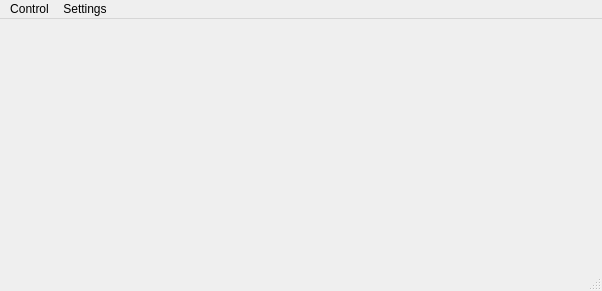
<?xml version="1.0" encoding="UTF-8"?>
<ui version="4.0">
 <class>MainWindow</class>
 <widget class="QMainWindow" name="MainWindow">
  <property name="geometry">
   <rect>
    <x>0</x>
    <y>0</y>
    <width>602</width>
    <height>291</height>
   </rect>
  </property>
  <property name="windowTitle">
   <string>Simulador de Pandemia</string>
  </property>
  <widget class="QWidget" name="centralwidget">
   <property name="sizePolicy">
    <sizepolicy hsizetype="Expanding" vsizetype="Expanding">
     <horstretch>0</horstretch>
     <verstretch>0</verstretch>
    </sizepolicy>
   </property>
  </widget>
  <widget class="QMenuBar" name="menubar">
   <property name="geometry">
    <rect>
     <x>0</x>
     <y>0</y>
     <width>602</width>
     <height>20</height>
    </rect>
   </property>
   <widget class="QMenu" name="menuControl">
    <property name="title">
     <string>Control</string>
    </property>
    <addaction name="actionStart"/>
    <addaction name="actionStop"/>
   </widget>
   <widget class="QMenu" name="menuSettings">
    <property name="title">
     <string>Settings</string>
    </property>
   </widget>
   <addaction name="menuControl"/>
   <addaction name="menuSettings"/>
  </widget>
  <widget class="QStatusBar" name="statusbar"/>
  <action name="actionStart">
   <property name="text">
    <string>Start</string>
   </property>
  </action>
  <action name="actionStop">
   <property name="text">
    <string>Stop</string>
   </property>
  </action>
 </widget>
 <resources/>
 <connections/>
</ui>
